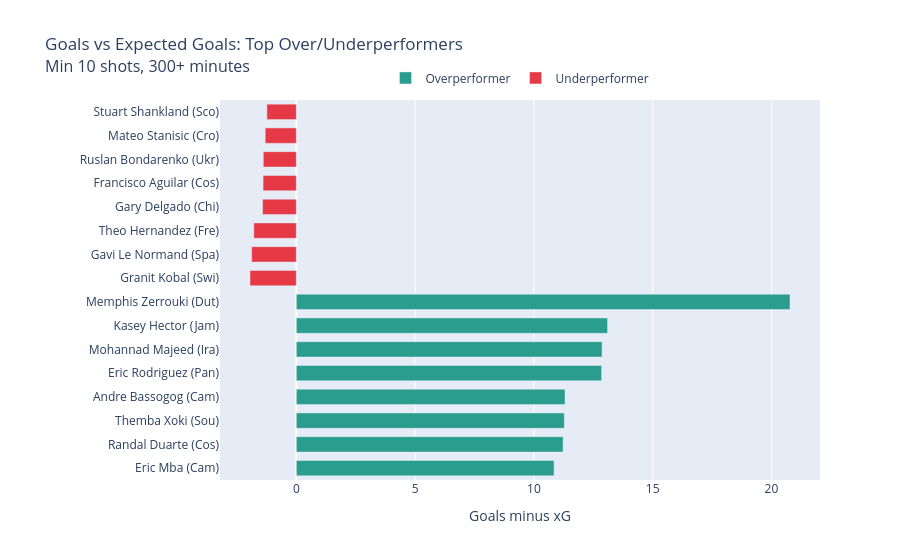

Notebook code cell kept with this figure:
### Markdown cell above
## 7. Visualization — Goals vs Expected Goals (Finishing Efficiency)

Top 8 overperformers and top 8 underperformers relative to xG
(minimum 10 shots, 300+ minutes played).

### Code cell
pool_shots = agg[(agg["minutes"] > 300) & (agg["shots"] >= 10)].copy()
top_over = pool_shots.sort_values("finishing_delta", ascending=False).head(8)
top_under = pool_shots.sort_values("finishing_delta", ascending=True).head(8)
combo = pd.concat([top_over, top_under]).sort_values("finishing_delta")
combo["category"] = combo["finishing_delta"].apply(lambda v: "Overperformer" if v >= 0 else "Underperformer")
combo["label"] = combo["player_name"] + " (" + combo["nationality"].str[:3] + ")"

fig1 = go.Figure()
for cat, color in [("Overperformer", "#2A9D8F"), ("Underperformer", "#E63946")]:
    sub = combo[combo["category"] == cat]
    fig1.add_trace(go.Bar(x=sub["finishing_delta"], y=sub["label"], orientation="h",
                           marker_color=color, name=cat, cliponaxis=False))
fig1.update_layout(
    title={"text": "Goals vs Expected Goals: Top Over/Underperformers<br>"
                    "<span style='font-size: 16px; font-weight: normal;'>Min 10 shots, 300+ minutes</span>"},
    legend=dict(orientation="h", yanchor="bottom", y=1.02, xanchor="center", x=0.5),
    bargap=0.35, margin=dict(l=220))
fig1.update_xaxes(title_text="Goals minus xG")
fig1.write_image("../outputs/finishing_delta.png", width=1100, height=750)
fig1.show()

### Figure 1 — Plotly figure (JSON) as saved in the notebook; plotly's stock layout.template omitted (floating-point values rounded to 4 significant figures)
{"data": [{"cliponaxis": false, "marker": {"color": "#2A9D8F"}, "name": "Overperformer", "orientation": "h", "type": "bar", "x": [10.85, 11.23, 11.28, 11.31, 12.85, 12.87, 13.1, 20.78], "y": ["Eric Mba (Cam)", "Randal Duarte (Cos)", "Themba Xoki (Sou)", "Andre Bassogog (Cam)", "Eric Rodriguez (Pan)", "Mohannad Majeed (Ira)", "Kasey Hector (Jam)", "Memphis Zerrouki (Dut)"]}, {"cliponaxis": false, "marker": {"color": "#E63946"}, "name": "Underperformer", "orientation": "h", "type": "bar", "x": [-1.95, -1.88, -1.79, -1.42, -1.4, -1.39, -1.31, -1.24], "y": ["Granit Kobal (Swi)", "Gavi Le Normand (Spa)", "Theo Hernandez (Fre)", "Gary Delgado (Chi)", "Francisco Aguilar (Cos)", "Ruslan Bondarenko (Ukr)", "Mateo Stanisic (Cro)", "Stuart Shankland (Sco)"]}], "layout": {"bargap": 0.35, "legend": {"orientation": "h", "x": 0.5, "xanchor": "center", "y": 1.02, "yanchor": "bottom"}, "margin": {"l": 220}, "title": {"text": "Goals vs Expected Goals: Top Over/Underperformers<br><span style='font-size: 16px; font-weight: normal;'>Min 10 shots, 300+ minutes</span>"}, "xaxis": {"title": {"text": "Goals minus xG"}}}}
